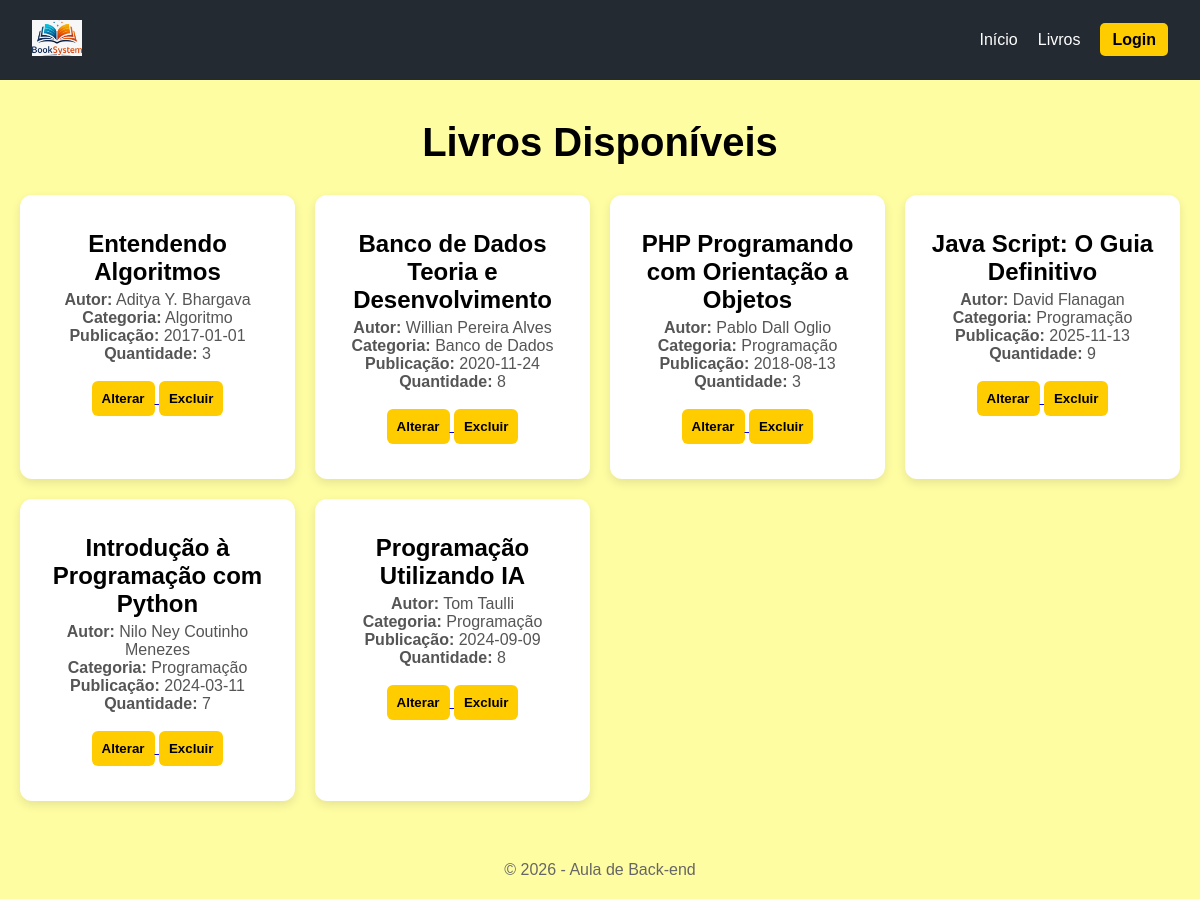
The page /livros.php on the database its author committed.
### tables this page shows
CREATE TABLE `livros` (
  `id` int(11) NOT NULL,
  `titulo` varchar(150) NOT NULL,
  `autor` varchar(100) NOT NULL,
  `categoria` varchar(50) NOT NULL,
  `data_publicacao` date NOT NULL,
  `quantidade` int(11) NOT NULL
);

### livros.php (the view)
<?php
include("conexao.php");
$sql = "SELECT * FROM livros";
$resultado = mysqli_query($conexao, $sql);
include("header.php");
?>
<section class="hero">
<div class="hero_container">
<h1>Livros Disponíveis</h1>
</div>
<div class="menu_livros">
<?php
while($dados = mysqli_fetch_assoc($resultado)){
?>
<div class="menu_livro">
<h2><?php echo $dados["titulo"]; ?></h2>
<p><strong>Autor:</strong> <?php echo $dados["autor"]; ?></p>
<p><strong>Categoria:</strong> <?php echo $dados["categoria"]; ?></p>
<p><strong>Publicação:</strong> <?php echo $dados["data_publicacao"]; ?></p>
<p><strong>Quantidade:</strong> <?php echo $dados["quantidade"]; ?></p>
<br>
<a href="altera.php?id=<?php echo $dados['id']; ?>">
<button class="add_cart">
Alterar
</button>
</a>
<a href="exclui.php?id=<?php echo $dados['id']; ?>">
<button class="add_cart">
Excluir
</button>
</a>
</div>
<?php
}
?>
</div>
</section>
<?php include("footer.php"); ?>

### style.css (style rules this page uses)
* { margin: 0; padding: 0; box-sizing: border-box; font-family: Arial, Helvetica, sans-serif; }
body { background-color: #fffda2; }
.hero { padding: 40px 20px; }
.hero_container { text-align: center; margin-bottom: 30px; }
.hero_container h1 { font-size: 2.5rem; margin-bottom: 10px; }
.menu_livros { display: grid; grid-template-columns: repeat(auto-fit, minmax(250px, 1fr)); gap: 20px; }
.menu_livro { background-color: #ffffff; border-radius: 12px; overflow: hidden; text-align: center; box-shadow: 0 4px 10px rgba(0,0,0,0.1); transition: transform 0.3s; padding: 20px; }
.menu_livro h2 { margin: 15px 0 5px; }
.menu_livro p { padding: 0 10px; color: #555; }
.add_cart { background-color: #ffcc00; border: none; padding: 10px; margin-bottom: 15px; cursor: pointer; border-radius: 6px; font-weight: bold; transition: 0.3s; }

### rows shown on the page
livros: titulo "Entendendo Algoritmos", autor "Aditya Y. Bhargava", categoria "Algoritmo", data_publicacao "2017-01-01", quantidade "3"
livros: titulo "Banco de Dados Teoria e Desenvolvimento", autor "Willian Pereira Alves", categoria "Banco de Dados", data_publicacao "2020-11-24", quantidade "8"
livros: titulo "PHP Programando com Orientação a Objetos", autor "Pablo Dall Oglio", categoria "Programação", data_publicacao "2018-08-13", quantidade "3"
livros: titulo "Java Script: O Guia Definitivo", autor "David Flanagan", categoria "Programação", data_publicacao "2025-11-13", quantidade "9"
livros: titulo "Introdução à Programação com Python", autor "Nilo Ney Coutinho Menezes", categoria "Programação", data_publicacao "2024-03-11", quantidade "7"
livros: titulo "Programação Utilizando IA", autor "Tom Taulli", categoria "Programação", data_publicacao "2024-09-09", quantidade "8"
